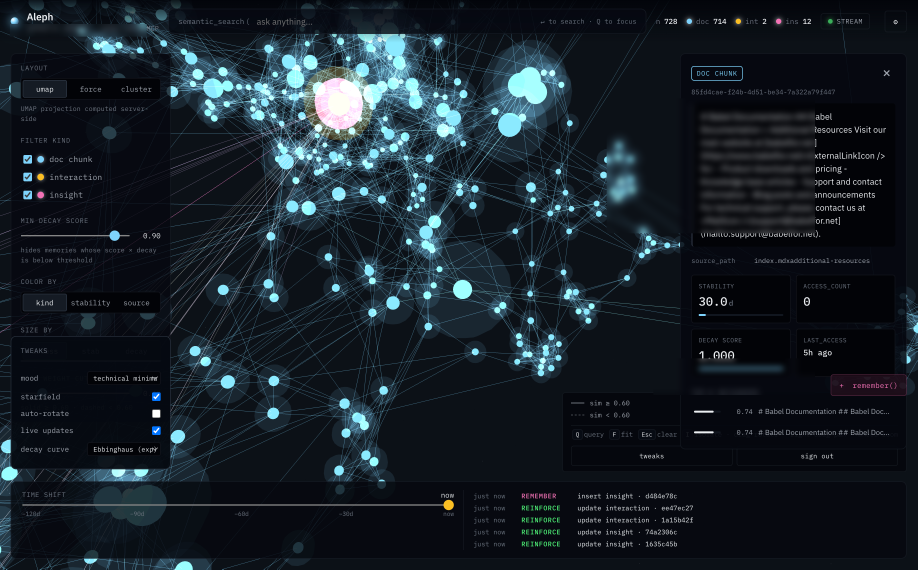
#> input picture assets/aleph-viewer.png, 2752 x 1708 px (shown at 1/3 size)
$ python -i media.py   (imports and definitions only)
#> lines starting #> are read from the running program, lines starting #| are printed output that depends on the picture
"""Shared media helpers: MIME detection, thumbnail generation, hashing.

Used by all media chunkers (image/video/audio/pdf). Pure functions; no
state. Pillow is the only hard dep added in this file; ffmpeg is invoked
via subprocess by the video/audio chunkers separately.
"""

from __future__ import annotations

import base64
import hashlib
import io
import logging
import os
import re
from pathlib import Path

logger = logging.getLogger("memory")


# Strict allowlist — suffix → MIME. We intentionally do NOT fall back to
# mimetypes.guess_type() here; the registry is the single source of truth
# for which modalities the system accepts.
_SUFFIX_TO_MIME: dict[str, str] = {
    ".png": "image/png",
    ".jpg": "image/jpeg",
    ".jpeg": "image/jpeg",
    ".webp": "image/webp",
    ".mp4": "video/mp4",
    ".mov": "video/quicktime",
    ".mp3": "audio/mpeg",
    ".wav": "audio/wav",
    ".pdf": "application/pdf",
}


# [26 lines left out: functions detect_mime, sha256_file, not called in this run]


def make_image_thumbnail(
    path: Path,
    size: int = 256,
    max_bytes: int = 20_000,
) -> str:
    """Generate a center-cropped, base64-encoded JPEG thumbnail.

    Strategy:
        1. Open with Pillow (`PIL.Image.open`).
        2. Resize preserving aspect ratio, then center-crop to size×size.
        3. Encode as JPEG at quality 80, then step down 70/60/50/40 until
           the base64 string is < max_bytes.
        4. Return the base64 string (no `data:` prefix).

    Raises ValueError if even q=40 can't fit under `max_bytes`. In
    practice a 256x256 JPEG comfortably fits at q=80; hitting this
    branch suggests either an extreme aspect ratio or an anomalous
    image (e.g. pathological noise) — callers should log and skip.
    """
#> called with path = '../../assets/aleph-viewer.png', size = 256, max_bytes = 20000
    from PIL import Image  # lazy import; Pillow is only needed here

    with Image.open(path) as im:
#> im is the input picture: PIL image 2752x1708 RGBA; mean R, G, B, A 23.1, 32.6, 40.5, 255
        im = im.convert("RGB")
#> im: PIL image 2752x1708 RGB
        # Resize so the shorter side matches `size`, preserving aspect.
        w, h = im.size
#> w = 2752; h = 1708
        if w == 0 or h == 0:
            raise ValueError(f"media.make_image_thumbnail: empty image {path}")
        scale = max(size / w, size / h)
#> scale = 0.15
        new_w, new_h = max(1, int(round(w * scale))), max(1, int(round(h * scale)))
#> new_w = 412; new_h = 256
        im = im.resize((new_w, new_h), Image.LANCZOS)
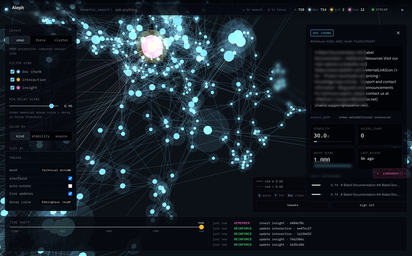
#> im: PIL image 412x256 RGB; mean R, G, B 23.1, 32.6, 40.4
        # Center-crop to size × size.
        left = (new_w - size) // 2
#> left = 78
        top = (new_h - size) // 2
#> top = 0
        im = im.crop((left, top, left + size, top + size))
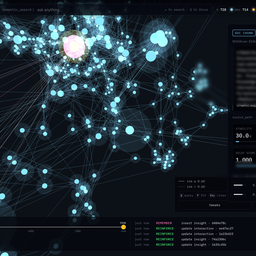
#> im: PIL image 256x256 RGB; mean R, G, B 28.2, 40.7, 48.9

        for quality in (80, 70, 60, 50, 40):
            buf = io.BytesIO()
            im.save(buf, format="JPEG", quality=quality, optimize=True)
            b64 = base64.b64encode(buf.getvalue()).decode("ascii")
            if len(b64) < max_bytes:
                logger.debug(
                    "media.make_image_thumbnail: %s -> q=%d bytes_b64=%d",
                    path.name, quality, len(b64),
                )
                return b64

    raise ValueError(
        f"media.make_image_thumbnail: cannot fit {path} under {max_bytes} bytes "
        f"even at JPEG q=40"
    )


# ---------------------------------------------------------------------------
# Text quality filter — keep junk out of the embedding store.
# ---------------------------------------------------------------------------

# At least 3 consecutive letters/digits. Filters out pure-punctuation
# lines ("...", "—"), musical cues ("[Music]" survives), single-letter
# transcripts ("I", "A") and other low-signal Whisper output that
# otherwise dominates a 768-dim space with a "silent" latent.
_MEANINGFUL_RE = re.compile(r"[A-Za-z0-9À-ɏ]{3,}")


# [23 lines left out: function is_meaningful_text, not called in this run]


__all__ = [
    "detect_mime", "sha256_file", "make_image_thumbnail",
    "is_meaningful_text",
]

#> (the run stopped early here; a loop or call above may not have finished)
